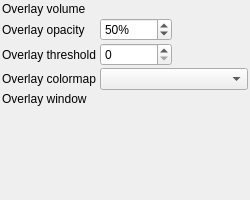
    <widget class="QWidget" name="dockWidgetOverlayContents">
     <property name="geometry">
      <rect>
       <x>0</x>
       <y>0</y>
       <width>250</width>
       <height>200</height>
      </rect>
     </property>
     <layout class="QGridLayout" name="gridLayoutOverlay">
      <property name="leftMargin">
       <number>2</number>
      </property>
      <property name="topMargin">
       <number>2</number>
      </property>
     <property name="rightMargin">
      <number>2</number>
     </property>
     <property name="bottomMargin">
      <number>2</number>
     </property>
     <property name="horizontalSpacing">
      <number>4</number>
     </property>
     <property name="verticalSpacing">
      <number>2</number>
     </property>
     <item row="0" column="0">
      <widget class="QLabel" name="labelOverlayVolume">
       <property name="text">
        <string>Overlay volume</string>
       </property>
      </widget>
     </item>
     <item row="0" column="1" colspan="2">
      <widget class="VolumeSelector" name="overlayVolumeSelect"/>
     </item>
     <item row="1" column="0">
      <widget class="QLabel" name="labelOverlayOpacity">
       <property name="text">
        <string>Overlay opacity</string>
       </property>
      </widget>
     </item>
     <item row="1" column="1">
      <widget class="QSpinBox" name="overlayOpacitySpin">
       <property name="minimum">
        <number>0</number>
       </property>
       <property name="maximum">
        <number>100</number>
       </property>
       <property name="value">
        <number>50</number>
       </property>
       <property name="suffix">
        <string>%</string>
       </property>
      </widget>
     </item>
     <item row="2" column="0">
      <widget class="QLabel" name="labelOverlayThreshold">
       <property name="text">
        <string>Overlay threshold</string>
       </property>
      </widget>
     </item>
     <item row="2" column="1">
      <widget class="QSpinBox" name="overlayThresholdSpin">
       <property name="minimum">
        <number>0</number>
       </property>
       <property name="maximum">
        <number>255</number>
       </property>
       <property name="value">
        <number>0</number>
       </property>
      </widget>
     </item>
     <item row="3" column="0">
      <widget class="QLabel" name="labelOverlayColormap">
       <property name="text">
        <string>Overlay colormap</string>
       </property>
      </widget>
     </item>
     <item row="3" column="1" colspan="2">
      <widget class="QComboBox" name="overlayColormapSelect"/>
     </item>
     <item row="4" column="0">
      <widget class="QLabel" name="labelOverlayWindow">
       <property name="text">
        <string>Overlay window</string>
       </property>
      </widget>
     </item>
     <item row="4" column="1" colspan="2">
      <widget class="QWidget" name="overlayWindowContainer" native="true">
       <property name="sizePolicy">
        <sizepolicy hsizetype="Expanding" vsizetype="Fixed">
         <horstretch>0</horstretch>
         <verstretch>0</verstretch>
        </sizepolicy>
       </property>
      </widget>
     </item>
     <item row="5" column="0" colspan="3">
      <spacer name="verticalSpacerOverlay">
       <property name="orientation">
        <enum>Qt::Vertical</enum>
       </property>
       <property name="sizeHint" stdset="0">
        <size>
         <width>20</width>
         <height>40</height>
        </size>
       </property>
      </spacer>
     </item>
    </layout>
   </widget>
